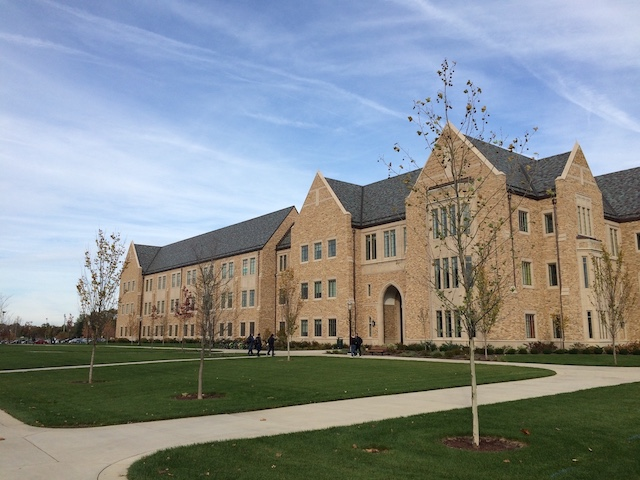
%> input picture data/nd/1.JPG, 640 x 480 px
$ octave imageStitching_3images.m   (GNU Octave 9; MATLAB toolbox functions it lacks are replaced by stand-ins)
%> lines starting %> are read from the running program, lines starting %| are printed output that depends on the picture

% ___________________________________________
% Adam Czajka, November 2017
% Modified: AB, October 2020

clear all
close all

% Read images you want to stitch
im_left = imread('../data/nd/1.jpg');
%> im_left is the input picture: size 480x640x3 uint8; mean R, G, B 133.5, 140.2, 142.5
im_middle = imread('../data/nd/2.jpg');
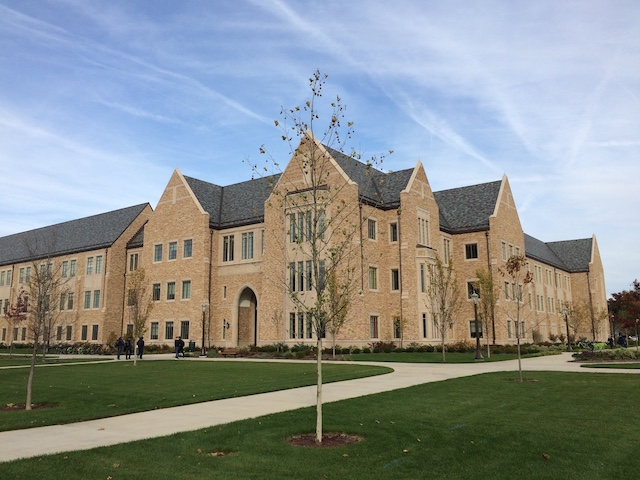
%> input picture data/nd/2.JPG, 640 x 480 px
%> im_middle is the input picture: size 480x640x3 uint8; mean R, G, B 137.3, 143.2, 141.9
im_right = imread('../data/nd/3.jpg');
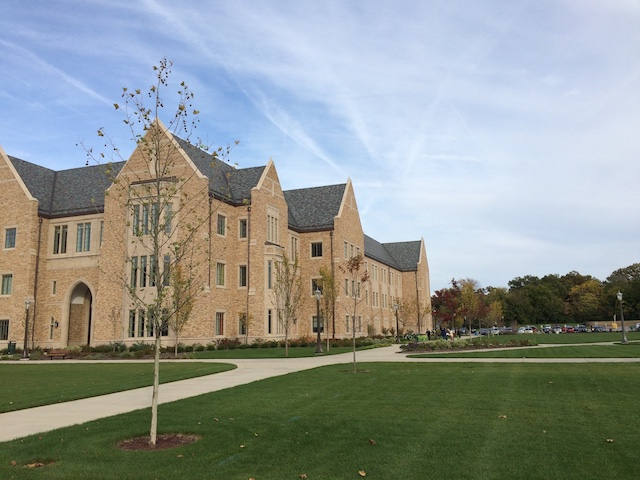
%> input picture data/nd/3.JPG, 640 x 480 px
%> im_right is the input picture: size 480x640x3 uint8; mean R, G, B 142.7, 149, 144.3

% Calculate SURF keypoints for your images ...
grayImage_left = rgb2gray(im_left);
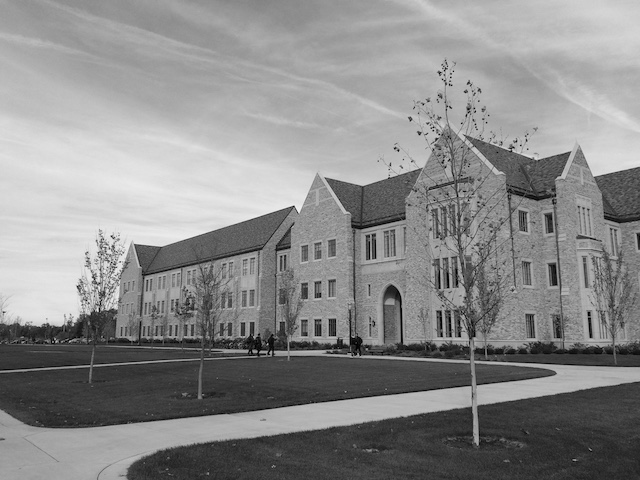
%> grayImage_left: size 480x640 uint8; min 0, max 241, mean 138.5
%> (the run ends here)
